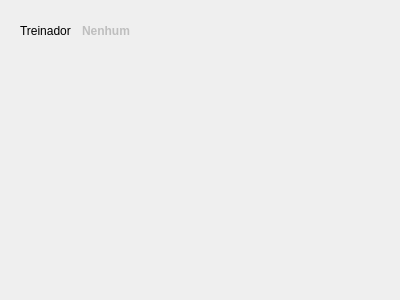
<?xml version="1.0" encoding="UTF-8"?>
<ui version="4.0">
 <class>Dados</class>
 <widget class="QWidget" name="Dados">
  <property name="geometry">
   <rect>
    <x>0</x>
    <y>0</y>
    <width>400</width>
    <height>300</height>
   </rect>
  </property>
  <property name="windowTitle">
   <string>Dados</string>
  </property>
  <widget class="QLabel" name="label">
   <property name="geometry">
    <rect>
     <x>20</x>
     <y>20</y>
     <width>51</width>
     <height>21</height>
    </rect>
   </property>
   <property name="text">
    <string>Treinador:</string>
   </property>
  </widget>
  <widget class="QLineEdit" name="lineEdit_treinador">
   <property name="enabled">
    <bool>false</bool>
   </property>
   <property name="geometry">
    <rect>
     <x>80</x>
     <y>20</y>
     <width>311</width>
     <height>21</height>
    </rect>
   </property>
   <property name="font">
    <font>
     <family>Arial</family>
     <pointsize>9</pointsize>
     <weight>75</weight>
     <bold>true</bold>
    </font>
   </property>
   <property name="cursor">
    <cursorShape>ArrowCursor</cursorShape>
   </property>
   <property name="text">
    <string>Nenhum</string>
   </property>
   <property name="frame">
    <bool>false</bool>
   </property>
  </widget>
 </widget>
 <resources/>
 <connections/>
</ui>
